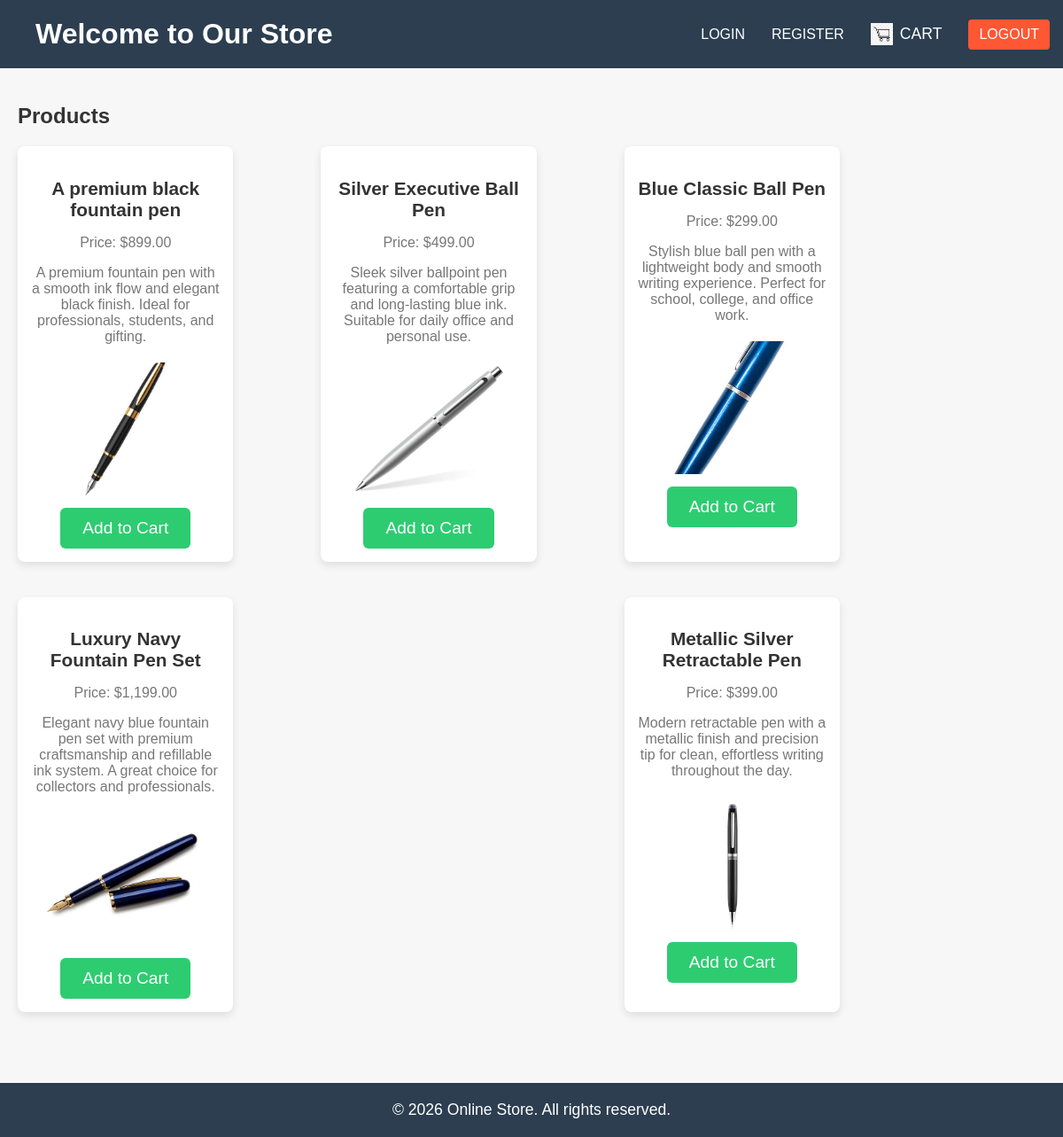
The page / on the database its author committed.
### tables this page shows
CREATE TABLE `products` (
  `id` int(11) NOT NULL,
  `name` varchar(255) NOT NULL,
  `price` decimal(10,2) NOT NULL,
  `description` text DEFAULT NULL,
  `image` varchar(255) DEFAULT NULL,
  `created_at` timestamp NOT NULL DEFAULT current_timestamp()
);

### index.php (the view, shortened to what this page needs)
<?php
include 'includes/db.php';
$stmt = $conn->query("SELECT * FROM products");
$products = $stmt->fetchAll(PDO::FETCH_ASSOC);
?>
<!DOCTYPE html>
<html lang="en">
<head>
    <link rel="stylesheet" href="css/style.css">
</head>
<body>
    <header>
        <div class="header-container">
            <h1>Welcome to Our Store</h1>
            <nav>
                <a href="pages/login.php">Login</a>
                <a href="pages/register.php">Register</a>
                <a href="pages/cart.php" class="cart-link">
                    <img src="images/cart-icon.png" alt="Cart" class="cart-icon">
                    Cart
                </a>
                <form method="POST" style="display: inline;">
                    <button type="submit" name="logout" class="logout-button">Logout</button>
                </form>
            </nav>
        </div>
    </header>
    <div class="main-container">
        <main>
            <h2>Products</h2>
            <div class="product-list">
                <?php if (empty($products)) : ?>
                    <p>No products available.</p>
                <?php else : ?>
                    <?php foreach ($products as $product) : ?>
                        <div class="product">
                            <h3><?= htmlspecialchars($product['name']); ?></h3>
                            <p>Price: $<?= number_format($product['price'], 2); ?></p>
                            <p><?= htmlspecialchars($product['description']); ?></p>
                            <?php if (!empty($product['image'])) : ?>
                                <img src="images/<?= htmlspecialchars($product['image']); ?>" alt="<?= htmlspecialchars($product['name']); ?>" class="product-image">
                            <?php endif; ?>
                            <form method="POST" action="pages/cart.php">
                                <button type="submit" name="add_to_cart" class="add-to-cart-button">Add to Cart</button>
                            </form>
                        </div>
                    <?php endforeach; ?>
                <?php endif; ?>
            </div>
        </main>
    </div>
    <footer>
        <p>&copy; <?= date('Y'); ?> Online Store. All rights reserved.</p>
    </footer>
</body>
</html>

### css/style.css (style rules this page uses)
body { font-family: 'Arial', sans-serif; margin: 0; padding: 0; background-color: #f7f7f7; color: #333; }
header { background-color: #2c3e50; color: white; padding: 20px; text-align: center; position: relative; }
.header-container { display: flex; justify-content: space-between; align-items: center; padding: 0 20px; width: 100%; }
header h1 { margin: 0; font-size: 2em; }
nav { display: flex; align-items: center; }
nav a, .logout-button { color: white; text-decoration: none; margin: 0 15px; font-size: 1em; text-transform: uppercase; display: inline-block; }
.logout-button { background-color: #ff5733; color: white; border: none; padding: 8px 12px; border-radius: 4px; cursor: pointer; transition: background-color 0.3s; }
.cart-link { color: white; display: flex; align-items: center; text-decoration: none; font-size: 1.1em; }
.cart-icon { width: 25px; height: 25px; margin-right: 8px; }
.main-container { padding: 20px; display: flex; justify-content: center; flex-wrap: wrap; }
.product-list { display: flex; flex-wrap: wrap; justify-content: space-between; gap: 20px; width: 80%; }
.product { background-color: #fff; padding: 15px; box-shadow: 0 4px 10px rgba(0, 0, 0, 0.1); border-radius: 8px; text-align: center; width: 23%; transition: transform 0.3s ease-in-out; margin-bottom: 20px; }
.product h3 { margin-bottom: 10px; font-size: 1.3em; color: #333; }
.product p { font-size: 1em; color: #777; margin-bottom: 10px; }
.product-image { width: 100%; height: 150px; object-fit: cover; border-radius: 8px; margin: 10px 0; }
.add-to-cart-button { background-color: #2ecc71; color: white; padding: 12px 25px; border: none; border-radius: 6px; font-size: 1.2em; cursor: pointer; transition: background-color 0.3s, transform 0.3s; }
footer { background-color: #2c3e50; color: white; text-align: center; padding: 20px 0; margin-top: 40px; }
footer p { margin: 0; font-size: 1.1em; }

### rows shown on the page
products: name "A premium black fountain pen", price "899.00", description "A premium fountain pen with a smooth ink flow and elegant black finish. Ideal for professionals, students, and gifting.", image (picture)
products: name "Silver Executive Ball Pen", price "499.00", description "Sleek silver ballpoint pen featuring a comfortable grip and long-lasting blue ink. Suitable for daily office and personal use.", image (picture)
products: name "Blue Classic Ball Pen", price "299.00", description "Stylish blue ball pen with a lightweight body and smooth writing experience. Perfect for school, college, and office work.", image (picture)
products: name "Luxury Navy Fountain Pen Set", price "1,199.00", description "Elegant navy blue fountain pen set with premium craftsmanship and refillable ink system. A great choice for collectors and professionals.", image (picture)
products: name "Metallic Silver Retractable Pen", price "399.00", description "Modern retractable pen with a metallic finish and precision tip for clean, effortless writing throughout the day.", image (picture)
